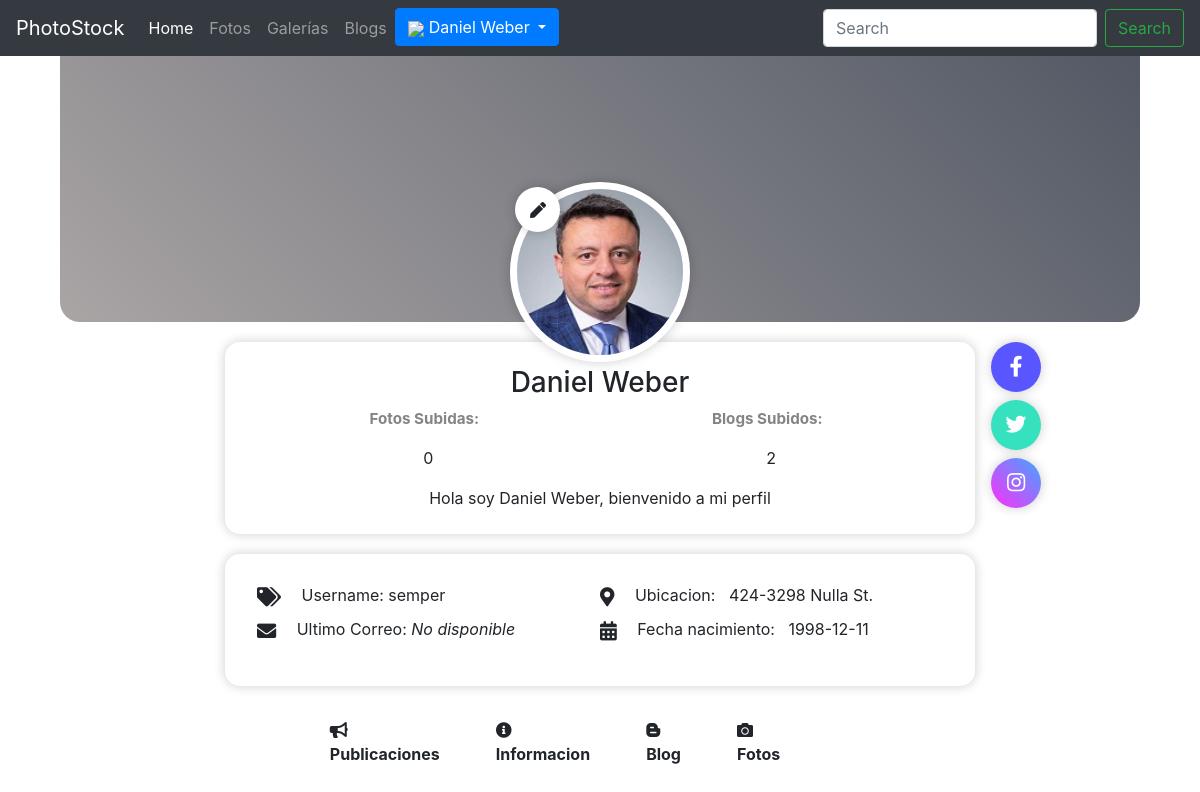
/profile.php?profile_id=1 (signed in), run on the app's committed database.
### tables this page shows
CREATE TABLE usuarios(
    id_usuario BIGINT PRIMARY KEY AUTO_INCREMENT,
    username VARCHAR(50) UNIQUE NOT NULL,
    password VARCHAR(250) NOT NULL,
    nombres VARCHAR(100) NOT NULL,
    apellidos VARCHAR(100)NOT NULL,
    nacimiento DATE NOT NULL,
    direccion TEXT NOT NULL,
    sobre_mi TEXT NULL,
    foto TEXT NULL,
    administrador int default 0
    );

### controladores/comprobar_sesion.php (called while the page is built, shortened)
<?php
function estaLogeado(){
if(isset($_SESSION['id_usuario'])){
    return true;
    }else return false;
}
?>

### profile.php (the view, shortened to what this page needs)
<!DOCTYPE html>
<html lang="en">
<head>
    <link rel="stylesheet" type="text/css" href="assets/css/perfil.css?3">
    <link rel="stylesheet" href="https://pro.fontawesome.com/releases/v5.10.0/css/all.css" />
</head>
<body>
    <?php include_once "templates/header.php"; ?>
    <div class="custom-main"><?php
        if (isset($_GET["profile_id"])){
            $profile = $_GET["profile_id"];
            include_once "controladores/obtener_perfil.php";
        }else{?>
        <h1>Parece que te has perdido </h1>
        <h1><a href="index.php">Volver al home </a></h1>
    <?php die();} ?>
    </div>
    <section class="seccion-perfil-usuario">
        <div class="perfil-usuario-header">
            <div class="perfil-usuario-portada">
                <div class="perfil-usuario-avatar">
                    <img src="<?php echo $foto_perfil?>" alt="img-avatar">
                    <?php
                    include_once "controladores/comprobar_sesion.php";
                    if (estaLogeado()){
                    if ($profile == $_SESSION['id_usuario'] ){?>
                    <form method="post" action="cargar_foto.php" enctype="multipart/form-data">
                        <label for="file" class="boton-avatar">
                            <a>
                            <i class="fas fa-pen" for="file"></i>
                            </a>
                        </label>
                    </form>
                    </div> <?php	} }?>
                </div>
            </div>
        <div class="perfil-usuario-body">
            <div class="perfil-usuario-bio">
                <h3 class="titulo"><?php echo "$nombres $apellidos"; ?></h3>
                <div class="subidos">
                    <span><p class="texto"><b>Fotos Subidas: </b> &nbsp;</p><?php echo $fotos_subidas; ?> </p></span>
                    <span><p class="texto"><b>Blogs Subidos: </b> &nbsp;</p><?php echo $blogs_subidos; ?> </p></span>
                </div>
                <p class ="about"> <?php echo $sobre_mi;?></p>
            </div>
            <div class="perfil-usuario-footer">
                <ul class="lista-datos">
                    <li><i class="icono fas fa-tags"></i></i> Username: <?php echo $username;?></li>
                    <li><i class="icono fas fa-envelope"></i> Ultimo Correo: <?php echo $correo;?></li>
                </ul>
                <ul class="lista-datos">
                    <li><i class="icono fas fa-map-marker-alt"></i> Ubicacion: &nbsp; <?php echo $direccion;?></li>
                    <li><i class="icono fas fa-calendar-alt"></i> Fecha nacimiento: &nbsp; <?php echo $nacimiento;?></li>
                </ul>
            </div>
            <br>
            <div class="menu-perfil">
                <ul>
                    <li><a href="#" title=""><i class="icono-perfil fas fa-bullhorn"></i>Publicaciones</a></li>
                    <li><a href="#" title=""><i class="icono-perfil fas fa-info-circle"></i>Informacion</a></li>
                    <li><a href="#" title=""><i class="fab fa-blogger-b"></i>Blog</a></li>
                    <li><a href="#" title=""><i class="icono-perfil fas fa-camera"></i>Fotos</a></li>
                </ul>
            </div>
            <div class="redes-sociales">
                <a href="https://www.facebook.com/christiam.delacruz.583" class="boton-redes facebook fab fa-facebook-f"><i class="icon-facebook"></i></a>
                <a href="#" class="boton-redes twitter fab fa-twitter"><i class="icon-twitter"></i></a>
                <a href="#" class="boton-redes instagram fab fa-instagram"><i class="icon-instagram"></i></a>
            </div>
        </div>
    </section>
</body>
</html>

### assets/css/perfil.css (style rules this page uses)
html { -webkit-text-size-adjust: 100%; -ms-text-size-adjust: 100%; text-size-adjust: 100%; line-height: 1.4; }
* { margin: 0; padding: 0; -webkit-box-sizing: border-box; -moz-box-sizing: border-box; box-sizing: border-box; }
body { background-color: khaki; color: #404040; font-family: "Arial", Segoe UI, Tahoma, sans-serifl, Helvetica Neue, Helvetica; }
.seccion-perfil-usuario .perfil-usuario-body, .seccion-perfil-usuario { display: flex; flex-wrap: wrap; flex-direction: column; align-items: center; }
.seccion-perfil-usuario .perfil-usuario-header { width: 100%; display: flex; justify-content: center; margin-bottom: 1.25rem; }
.seccion-perfil-usuario .perfil-usuario-portada { display: block; position: relative; width: 90%; height: 17rem; background: linear-gradient(45deg, rgb(170, 165, 165), #525864); border-radius: 0 0 20px 20px; }
.seccion-perfil-usuario .perfil-usuario-avatar { display: flex; width: 180px; height: 180px; align-items: center; justify-content: center; border: 7px solid #FFFFFF; background-color: #DFE5F2; border-radius: 50%; box-shadow: 0 0 12px rgba(0, 0, 0, .2); position: absolute; bottom: -40px; left: calc(50% - 90px); z-index: 1; }
.seccion-perfil-usuario .perfil-usuario-avatar img { width: 100%; position: relative; border-radius: 50%; }
.seccion-perfil-usuario .perfil-usuario-avatar .boton-avatar { position: absolute; left: -2px; top: -2px; border: 0; background-color: #fff; box-shadow: 0 0 12px rgba(0, 0, 0, .2); width: 45px; height: 45px; border-radius: 50%; cursor: pointer; }
.boton-avatar i { align-items: center; justify-content: center; padding-left:15px; padding-top: 15px; }
.seccion-perfil-usuario .perfil-usuario-body { width: 70%; position: relative; max-width: 750px; }
.seccion-perfil-usuario .perfil-usuario-body .titulo { display: block; width: 100%; font-size: 1.75em; margin-bottom: 0.5rem; }
.seccion-perfil-usuario .perfil-usuario-body .texto { color: #848484; font-size: 0.95em; }
.seccion-perfil-usuario .perfil-usuario-footer, .seccion-perfil-usuario .perfil-usuario-bio { display: flex; flex-wrap: wrap; padding: 1.5rem 2rem; box-shadow: 0 0 12px rgba(0, 0, 0, .2); background-color: #fff; border-radius: 15px; width: 100%; }
.seccion-perfil-usuario .perfil-usuario-bio { margin-bottom: 1.25rem; text-align: center; }
.seccion-perfil-usuario .lista-datos { width: 50%; list-style: none; }
.seccion-perfil-usuario .lista-datos li { padding: 5px 0; }
.seccion-perfil-usuario .lista-datos li>.icono { margin-right: 1rem; font-size: 1.2rem; vertical-align: middle; }
.seccion-perfil-usuario .redes-sociales { position: absolute; right: calc(0px - 50px - 1rem); top: 0; display: flex; flex-direction: column; }
.seccion-perfil-usuario .redes-sociales .boton-redes { border: 0; background-color: #fff; text-decoration: none; display: inline-flex; align-items: center; justify-content: center; width: 50px; height: 50px; border-radius: 50%; color: #fff; box-shadow: 0 0 12px rgba(0, 0, 0, .2); font-size: 1.3rem; }
.seccion-perfil-usuario .redes-sociales .boton-redes+.boton-redes { margin-top: .5rem; }
.seccion-perfil-usuario .boton-redes.facebook { background-color: #5955FF; }
.seccion-perfil-usuario .boton-redes.twitter { background-color: #35E1BF; }
.seccion-perfil-usuario .boton-redes.instagram { background: linear-gradient(45deg, #FF2DFD, #40A7FF); }
.menu-perfil ul { display: flex; list-style: none; margin-left: -10px; width: calc(100% - 200px - 8rem); }
.menu-perfil ul li { margin-right: 1rem; }
.menu-perfil a { display: block; text-decoration: none; color: inherit; padding: 8px 20px; font-weight: bold; border-radius: 8px; transition: all ease-in 100ms; }
.subidos { display: flex; width: 100%; justify-content: space-around; }
.about { text-align: center; align-items: center; margin: auto; }

### assets/css/main.css (style rules this page uses)
.custom-main { padding-top:50px }

### data on the page
usuarios: foto (picture), nombres "Daniel", apellidos "Weber", sobre_mi "Hola soy Daniel Weber, bienvenido a mi perfil", username "semper", direccion "424-3298 Nulla St.", nacimiento "1998-12-11"

### other printed values
$_SESSION ['nombres'] "Daniel"
$_SESSION['apellidos'] "Weber"
$fotos_subidas "0"
$blogs_subidos "2"
